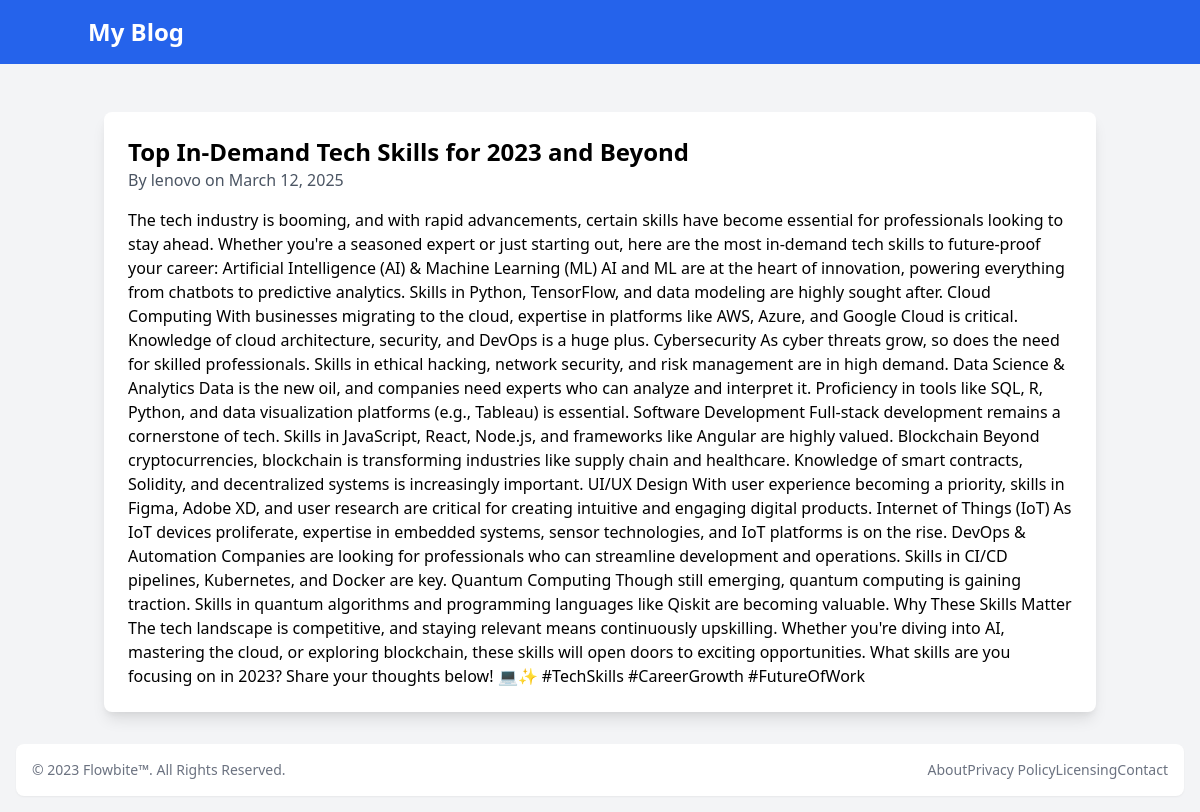
The app's page /post/2/ with its own data.
### blog/models.py (models this page shows, shortened)
class Post(models.Model):
    title = models.CharField(max_length=200)
    content = models.TextField()
    date_posted = models.DateTimeField(default=timezone.now)
    author = models.ForeignKey(User, on_delete=models.CASCADE)

### blog/views.py (the view)
# urls.py: path('post/<int:pk>/', views.post_detail, name='post-detail'),
def post_detail(request, pk):
    post = Post.objects.get(id=pk)
    return render(request, 'blog/post_detail.html', {'post': post})

### blog/templates/blog/post_detail.html
{% extends "base.html" %}
{% block content %}
    <div class="bg-white p-6 rounded-lg shadow-lg">
        <h2 class="text-2xl font-bold">{{ post.title }}</h2>
        <p class="text-gray-600">By {{ post.author }} on {{ post.date_posted|date:"F d, Y" }}</p>
        <p class="mt-4">{{ post.content }}</p>
    </div>
{% endblock %}

### records on screen
Post: title "Top In-Demand Tech Skills for 2023 and Beyond", author "lenovo", date_posted "March 12, 2025", content "The tech industry is booming, and with rapid advancements, certain skills have become essential for professionals looking to stay ahead. Whether you're a seasoned expert or just starting out, here are the most in-demand tech skills to future-proof your career: Artificial Intelligence (AI) & Machine Learning (ML) AI and ML are at the heart of innovation, powering everything from chatbots to predictive analytics. Skills in Python, TensorFlow, and data modeling are highly sought after. Cloud Computing With businesses migrating to the cloud, expertise in platforms like AWS, Azure, and Google Cloud is critical. Knowledge of cloud architecture, security, and DevOps is a huge plus. Cybersecurity…"
